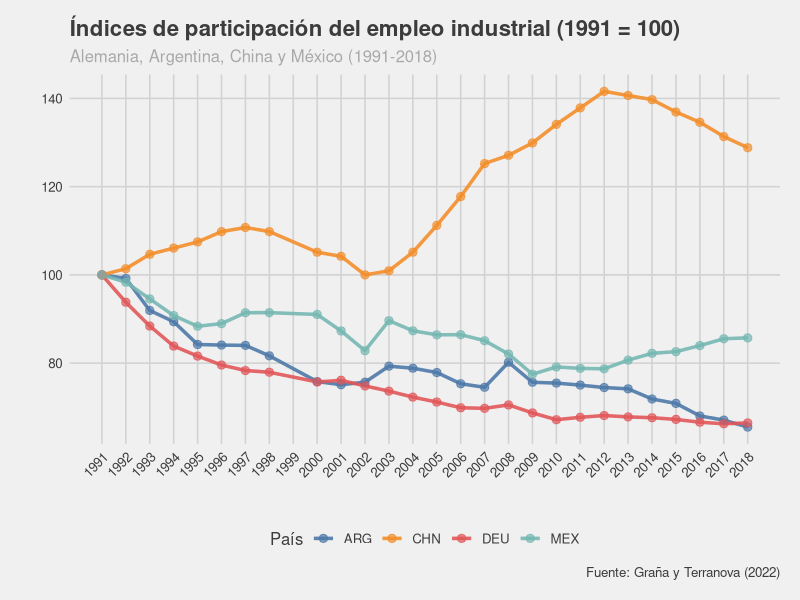

This chart was generated by the following R code:
## ---- chunk 1
#| include: false
#| echo: false

library(tidyverse)
library(ggthemes)

options(scipen = 999)

base <- read_csv("empleo_industrial.csv")
## ---- chunk 2
#| echo: false

base <- base %>% 
  select(Anio, País, Regiones.economicas, Ocup_TOTAL_ECONOMIA, Ocup_INDUSTRIA) %>% 
  
  filter(Anio >= 1991,
         Anio <= 2018,
         Anio != 1999    # faltan datos de china para el 99'
  ) %>% 

  mutate(pp_empleo_industrial = Ocup_INDUSTRIA / Ocup_TOTAL_ECONOMIA)

datos_filtrados <- base %>%
  filter(País %in% c("DEU", "ARG", "CHN", "MEX")) %>%
  
  arrange(País, Anio) # Se ordena para que no haya problemas con lineas que van y vienen

base_1991 <- datos_filtrados %>% 
  group_by(País) %>% 
  mutate(base1991 = pp_empleo_industrial[Anio==1991],
         indice = (pp_empleo_industrial / base1991) * 100 ) %>% 
  ungroup()

base_1991  %>% 
  ggplot(aes(x = Anio, y = indice, color = País, group = País)) +
  
  geom_line(linewidth = 1.2, alpha = 0.9) +

  geom_point(size = 2.5, alpha = 0.7) +
  
  scale_x_continuous(breaks = seq(from = 1991, to = 2018, by = 1)) +

  labs(
    title = "Índices de participación del empleo industrial (1991 = 100)",
    subtitle = "Alemania, Argentina, China y México (1991-2018)",
    x = "",
    y = "",
    caption = "Fuente: Graña y Terranova (2022)"
  ) +
  
  theme_fivethirtyeight() +
  
  scale_color_tableau() +
  
  theme(
    legend.position = "bottom",
    plot.title = element_text(face = "bold", size = 16),
    plot.subtitle = element_text(size = 12, color = "darkgrey"),
    axis.title = element_text(face = "bold"),
    panel.grid.minor = element_blank(),
    axis.text.x = element_text(angle = 45, hjust = 1)
  )

